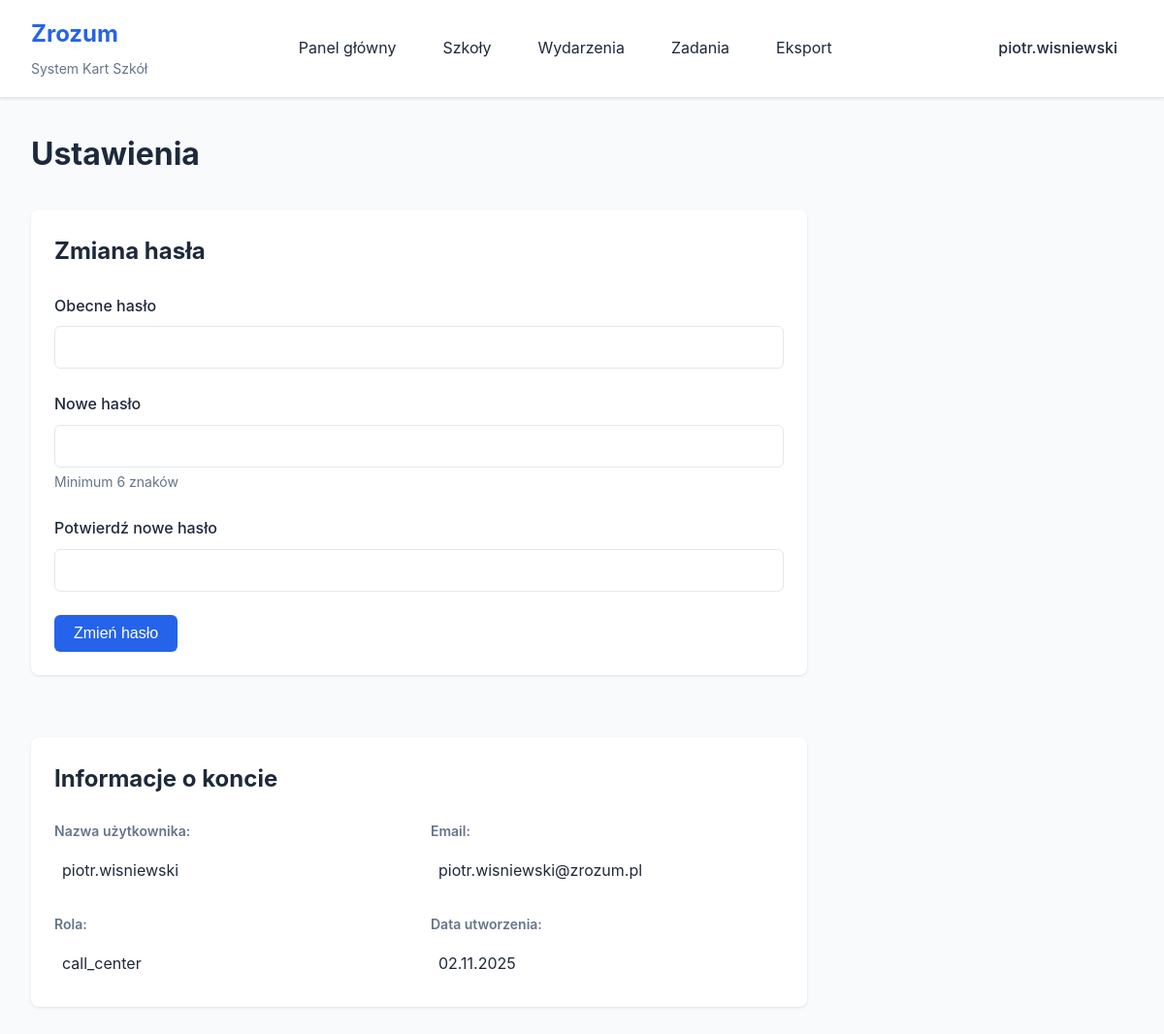
The app's page /settings.php (signed in) with its own data.
### tables this page shows
CREATE TABLE IF NOT EXISTS users (
    id INT AUTO_INCREMENT PRIMARY KEY,
    username VARCHAR(50) UNIQUE NOT NULL,
    email VARCHAR(100) UNIQUE NOT NULL,
    password_hash VARCHAR(255) NOT NULL,
    role ENUM('admin', 'worker', 'call_center') DEFAULT 'worker',
    created_at TIMESTAMP DEFAULT CURRENT_TIMESTAMP,
    updated_at TIMESTAMP DEFAULT CURRENT_TIMESTAMP ON UPDATE CURRENT_TIMESTAMP,
    last_login TIMESTAMP NULL,
    INDEX idx_username (username),
    INDEX idx_email (email)
);

### config/session.php (called while the page is built, shortened)
<?php
function getCurrentUserId() {
    return $_SESSION['user_id'] ?? null;
}
function getCurrentUser() {
    $pdo = getDBConnection();
    $stmt = $pdo->prepare("SELECT id, username, email, role, created_at FROM users WHERE id = ?");
    $stmt->execute([getCurrentUserId()]);
    return $stmt->fetch();
}
?>

### settings.php (the view, shortened to what this page needs)
<?php
require_once 'config/session.php';
$user = getCurrentUser();
?>
<!DOCTYPE html>
<html lang="pl">
<head>
    <link rel="stylesheet" href="public/css/style.css">
</head>
<body>
    <?php include 'includes/header.php'; ?>
    <div class="container">
        <div class="page-header">
            <h1>Ustawienia</h1>
        </div>
        <div class="settings-grid">
            <div class="section">
                <h2>Zmiana hasła</h2>
                <form method="POST" action="settings.php">
                    <div class="form-group">
                        <label for="current_password">Obecne hasło</label>
                        <input type="password" id="current_password" name="current_password" required>
                    </div>
                    <div class="form-group">
                        <label for="new_password">Nowe hasło</label>
                        <input type="password" id="new_password" name="new_password" required>
                        <small>Minimum 6 znaków</small>
                    </div>
                    <div class="form-group">
                        <label for="confirm_password">Potwierdź nowe hasło</label>
                        <input type="password" id="confirm_password" name="confirm_password" required>
                    </div>
                    <button type="submit" class="btn btn-primary">Zmień hasło</button>
                </form>
            </div>
            <div class="section">
                <h2>Informacje o koncie</h2>
                <div class="info-grid">
                    <div class="info-item">
                        <label>Nazwa użytkownika:</label>
                        <div class="info-value"><?= htmlspecialchars($user['username']) ?></div>
                    </div>
                    <div class="info-item">
                        <label>Email:</label>
                        <div class="info-value"><?= htmlspecialchars($user['email']) ?></div>
                    </div>
                    <div class="info-item">
                        <label>Rola:</label>
                        <div class="info-value"><?= htmlspecialchars($user['role']) ?></div>
                    </div>
                    <div class="info-item">
                        <label>Data utworzenia:</label>
                        <div class="info-value"><?= date('d.m.Y', strtotime($user['created_at'])) ?></div>
                    </div>
                </div>
            </div>
        </div>
    </div>
</body>
</html>

### includes/header.php (shortened to what this page needs)
<header class="main-header">
    <div class="header-container">
        <div class="header-left">
            <a href="dashboard.php" class="logo">
                <h1>Zrozum</h1>
                <span>System Kart Szkół</span>
            </a>
        </div>
        <nav class="main-nav">
            <a href="dashboard.php" class="nav-link">Panel główny</a>
            <a href="schools.php" class="nav-link">Szkoły</a>
            <a href="events.php" class="nav-link">Wydarzenia</a>
            <a href="tasks.php" class="nav-link">Zadania</a>
            <a href="export.php" class="nav-link">Eksport</a>
        </nav>
        <div class="header-right">
            <div class="user-menu">
                <span class="user-name"><?= htmlspecialchars($user['username']) ?></span>
            </div>
        </div>
    </div>
</header>

### public/css/style.css (style rules this page uses)
* { margin: 0; padding: 0; box-sizing: border-box; }
:root { --primary-color: #2563eb; --secondary-color: #64748b; --success-color: #10b981; --warning-color: #f59e0b; --error-color: #ef4444; --bg-color: #f8fafc; --text-color: #1e293b; --border-color: #e2e8f0; --shadow: 0 1px 3px 0 rgba(0, 0, 0, 0.1); --shadow-lg: 0 10px 15px -3px rgba(0, 0, 0, 0.1); }
body { font-family: -apple-system, BlinkMacSystemFont, 'Segoe UI', Roboto, 'Helvetica Neue', Arial, sans-serif; background-color: var(--bg-color); color: var(--text-color); line-height: 1.6; }
.main-header { background: white; border-bottom: 1px solid var(--border-color); box-shadow: var(--shadow); position: sticky; top: 0; z-index: 100; }
.header-container { max-width: 1400px; margin: 0 auto; padding: 1rem 2rem; display: flex; align-items: center; justify-content: space-between; }
.header-left .logo { text-decoration: none; color: var(--text-color); }
.header-left h1 { font-size: 1.5rem; color: var(--primary-color); margin-bottom: 0.25rem; }
.header-left span { font-size: 0.875rem; color: var(--secondary-color); }
.main-nav { display: flex; gap: 1rem; }
.nav-link { padding: 0.5rem 1rem; text-decoration: none; color: var(--text-color); border-radius: 0.375rem; transition: background-color 0.2s; }
.user-menu { position: relative; }
.user-name { padding: 0.5rem 1rem; cursor: pointer; font-weight: 500; }
.container { max-width: 1400px; margin: 0 auto; padding: 2rem; }
.form-group { margin-bottom: 1.5rem; }
.form-group label { display: block; margin-bottom: 0.5rem; font-weight: 500; color: var(--text-color); }
.form-group input, .form-group textarea, .form-group select { width: 100%; padding: 0.75rem; border: 1px solid var(--border-color); border-radius: 0.375rem; font-size: 1rem; }
.form-group small { display: block; margin-top: 0.25rem; color: var(--secondary-color); font-size: 0.875rem; }
.btn { display: inline-flex; align-items: center; gap: 0.5rem; padding: 0.625rem 1.25rem; border: none; border-radius: 0.375rem; font-size: 1rem; font-weight: 500; cursor: pointer; text-decoration: none; transition: all 0.2s; }
.btn-primary { background-color: var(--primary-color); color: white; }
.page-header { display: flex; align-items: center; justify-content: space-between; margin-bottom: 2rem; }
.page-header h1 { font-size: 2rem; color: var(--text-color); }
.section { background: white; padding: 1.5rem; border-radius: 0.5rem; box-shadow: var(--shadow); margin-bottom: 2rem; }
.section h2 { margin-bottom: 1.5rem; color: var(--text-color); }
.info-grid { display: grid; grid-template-columns: repeat(auto-fit, minmax(300px, 1fr)); gap: 1.5rem; }
.info-item { display: flex; flex-direction: column; }
.info-item label { font-weight: 600; color: var(--secondary-color); margin-bottom: 0.5rem; font-size: 0.875rem; }
.info-value { color: var(--text-color); padding: 0.5rem; border-radius: 0.25rem; }

### settings.php (style rules this page uses)
.settings-grid { display: grid; gap: 2rem; max-width: 800px; }

### records on screen
users: username "piotr.wisniewski", email "piotr.wisniewski@zrozum.pl", role "call_center", created_at "02.11.2025"
